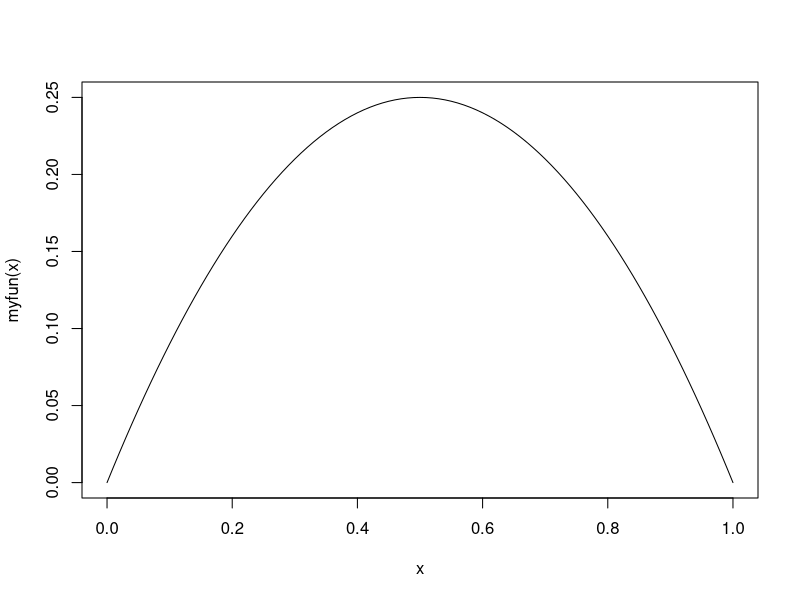
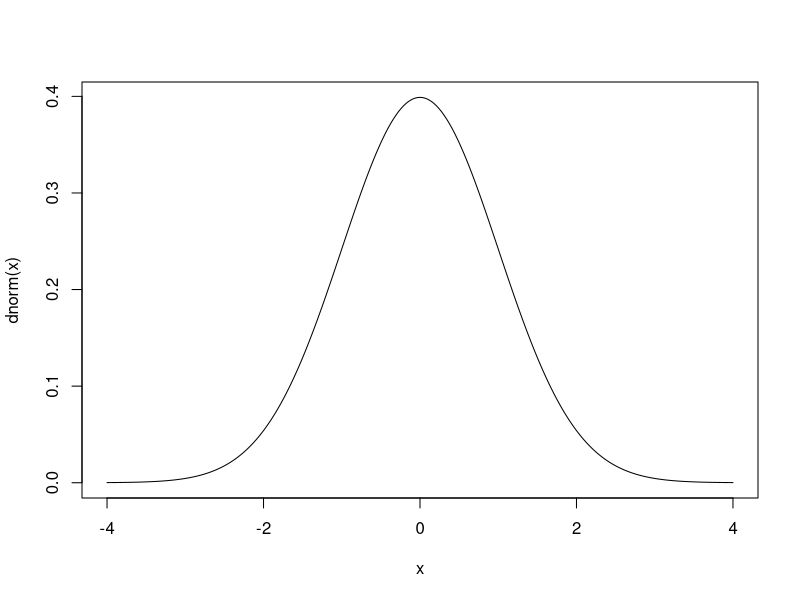
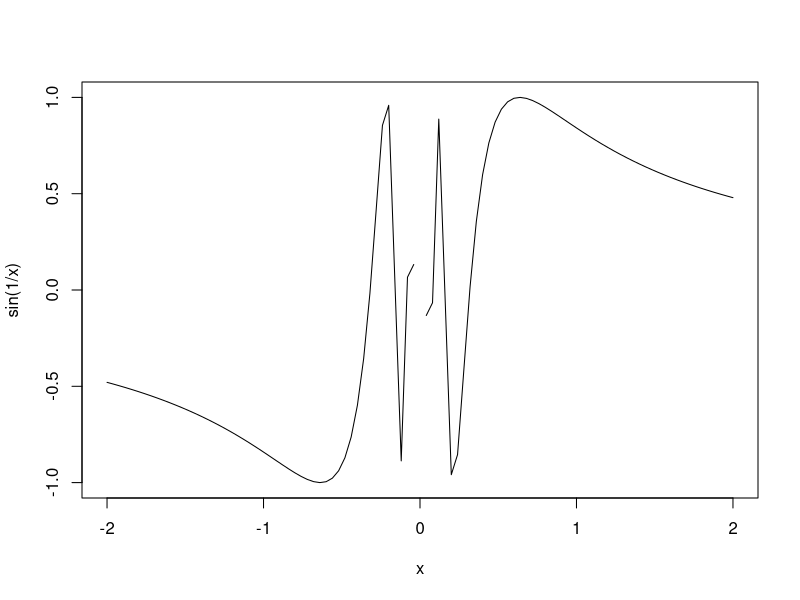
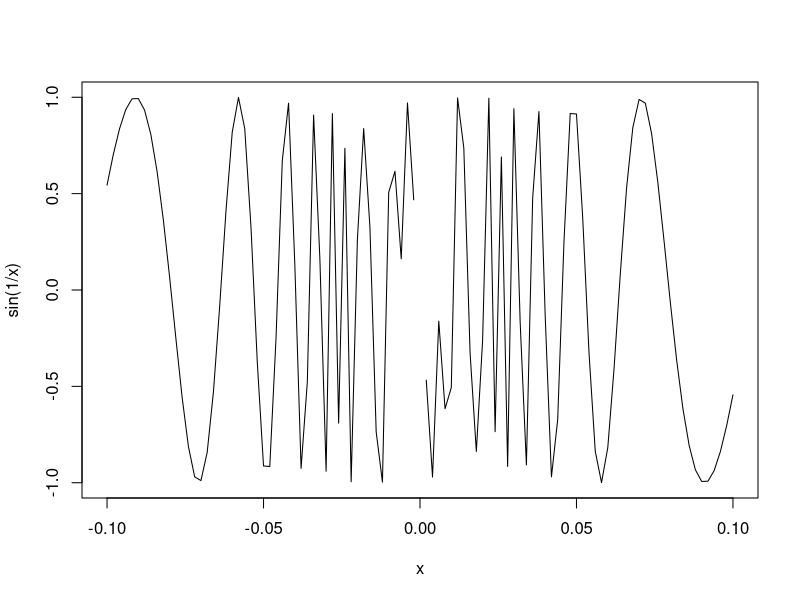

Generate these figures, in order, with R:
## ---- chunk 1
#---define a function
testfunction = function(x,y)
{
  x+y
}

#--- call the function with arguments 2,5
testfunction(2,5)
## ---- chunk 2
testfunction = function(x,y)
{
  sum= x+y
  prod= x*y
  return(c(Sum=sum,Product=prod))
}
testfunction(2,5)
## ---- chunk 3
result = testfunction(2,5)
result[1]
## ---- chunk 4
result[2]
## ---- chunk 5
testfunction = function(x,y)
{
  sum= x+y
  prod= x*y
  output=list(Sum=sum,Product=prod)
  return(output)
}
output= testfunction(2,5)
## ---- chunk 6

output$Sum
## ---- chunk 7
output$Product
## ---- chunk 8
#--- initializing x=1 & y=1

testfunction = function(x=1,y=1)
{
  sum= x+y
  prod= x*y

  #--- Creates the output list
  
  output=list(Sum=sum,Product=prod)
  return(output)
}
testfunction() #-- calling function with no arguments
## ---- chunk 9
testfunction = function(x=1,y=1,...)
{
  sum= x+y
  prod= x*y

  #--- Creates the output list
  
  output=list(Sum=sum,Product=prod)
  return(output)
}
testfunction(2,5,z=12) #-- z is an extra argument which has no use in this function
## ---- chunk 10
testfunction = function(x=1,y=1,...)
{
  sum= x+y
  prod= x*y

  #--- Creates the output list
  
  output=list(Sum=sum,Product=prod)
  return(output)
}
testfunction(2,5,z=12) #-- calling with vectors
## ---- chunk 11
#-- Creating a recursive function
fact= function(x)
{
  if(x==0)
  {
    return(1)
  }
  else
  {
    return(x+fact(x-1))
  }
}

fact(5) #-- calling the function with x=5
## ---- chunk 12
stat= function(x,type)
{
  switch(type,"mean"=mean(x),
         "median"=median(x),
         "sd"=sd(x))
} #--- function ends here

stat(1:10,"mean") #-- call the function with mean
## ---- chunk 13
stat(1:10,"median") #-- call the function with median
## ---- chunk 14
x=1 #-- Take any value x as 1
repeat
{     #-- Loop begin here
  x=x+1
  if(x==6) break #-- manual instruction to exit loop
}   #-- Loop ends here

x #-- checking the value of x
## ---- chunk 15
  myfun= function(x)
  {
    x*(1-x)
  }
  curve(myfun,from=0,to=1)
## ---- chunk 16
  #-- dnorm gives pdf of N(0,1)
  curve(dnorm,from = -4,to=4,n=500)
## ---- chunk 17
  curve(sin(1/x),from = -2,to = 2)
## ---- chunk 18
  curve(sin(1/x),from = -0.1,to = 0.1)
## ---- chunk 19
  uniroot(function(x) exp(x)-sin(x),c(-5,5))
## ---- chunk 20
  integrate(function(x) x^2,0,1)
## ---- chunk 21
  optimise(function(x) exp(-x),c(0,5))
